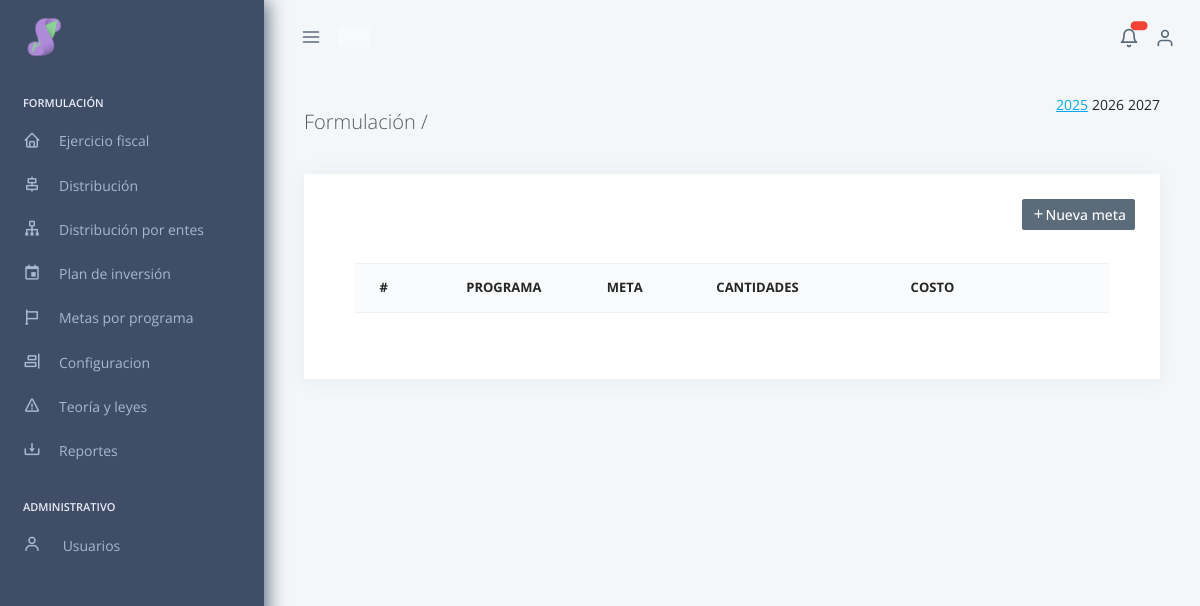
The page /sigob_entes/front/mod_pl_formulacion/form_metas (signed in) on the database its author committed.
### tables this page shows
CREATE TABLE `menu` (
  `id` int(1) NOT NULL,
  `oficina` varchar(255) DEFAULT NULL,
  `categoria` varchar(255) DEFAULT NULL,
  `nombre` varchar(255) DEFAULT NULL,
  `dir` varchar(255) DEFAULT NULL,
  `icono` varchar(255) DEFAULT NULL
);

### front/mod_pl_formulacion/form_metas.php (the view, shortened to what this page needs)
<?php
require_once '../../back/sistema_global/conexion.php';
if (isset($_GET["ejercicio"])) {
  $annio = $_GET["ejercicio"];
} else {
  $annio = '2025';
}
$stmt = mysqli_prepare($conexion, "SELECT * FROM `ejercicio_fiscal` WHERE ano = ?");
$stmt->bind_param('s', $annio);
$stmt->execute();
$result = $stmt->get_result();
if ($result->num_rows > 0) {
  while ($row = $result->fetch_assoc()) {
    $id_ejercicio = $row['id'];
  }
} else {
  $id_ejercicio = 'No';
  $situado = 0;
}
?>
<!DOCTYPE html>
<html lang="es">
<head>
</head>
<?php require_once '../includes/header.php' ?>
<link rel="stylesheet" href="../../src/assets/css/chosen.min.css">
<body data-pc-preset="preset-1" data-pc-sidebar-caption="true" data-pc-direction="ltr" data-pc-theme="light">
  <?php require_once '../includes/menu.php' ?>
  <?php require_once '../includes/top-bar.php' ?>
  <div class="pc-container">
    <div class="pc-content">
      <div class=" d-flex justify-content-between">
        <?php
        $y_d = date('Y') + 1;
        $y_d1 = $y_d - 1;
        $y_d2 = date('Y') + 2;
        ?>
        <h4 class="fw-bold py-3 mb-4">
          <span class="text-muted fw-light">Formulación /</span> <span class="descripcion_pagina"></span>
        </h4>
        <div class="d-flex gap-1">
          <p><a class="pointer <?php echo ($annio == $y_d1 ? 'text-decoration-underline text-primary' : 'text-dark') ?>" href="?ejercicio=<?php echo $y_d1 ?>"><?php echo $y_d1 ?></a></p>
          <p><a class="pointer <?php echo ($annio == $y_d ? 'text-decoration-underline text-primary' : 'text-dark') ?> " href="?ejercicio=<?php echo $y_d ?>"><?php echo $y_d ?></a></p>
          <p><a href="?ejercicio=<?php echo $y_d2 ?>" class="pointer <?php echo ($annio == $y_d2 ? 'text-decoration-underline text-primary' : 'text-dark') ?>"><?php echo $y_d2 ?></a></p>
        </div>
      </div>
      <div class="row ">
        <div class="col-lg-12" id="vista-tabla">
          <div class="card">
            <div class="card-body">
              <div class="d-flex flex-column">
                <div class="card-title mb-auto d-flex justify-content-between">
                  <?php
                  if ($id_ejercicio != 'No') {
                    echo '<button class="btn btn-secondary btn-sm" onclick="nuevaActividad()"><i class="bx bx-plus"></i>Nueva meta</button>';
                  }
                  ?>
                </div>
                <div class="mt-2 card-body">
                  <table class="table" id="table">
                    <thead>
                      <tr>
                        <th>#</th>
                        <th>Programa</th>
                        <th>Meta</th>
                        <th>Cantidades</th>
                        <th>Costo</th>
                        <th></th>
                        <th></th>
                      </tr>
                    </thead>
                  </table>
                </div>
              </div>
            </div>
          </div>
        </div>
      </div>
</body>
</html>

### front/includes/menu.php (shortened to what this page needs)
<nav class="pc-sidebar">
  <div class="navbar-wrapper">
    <div class="m-header">
      <img src="../../src/assets/images/logo.png" width="40px" class="img-fluid logo-lg" alt="logo">
    </div>
    <div class="navbar-content">
      <ul class="pc-navbar">
        <?php
        require_once '../../back/sistema_global/conexion.php';
        $oficinas = [
          1 => 'Nomina',
          2 => 'Registro y control',
          3 => 'Relaciones laborales',
          4 => 'Formulación',
          5 => 'Ejecución Presupuestaria',
          6 => 'Entes'
        ];
        echo ' <li class="pc-item pc-caption">
            <label>' . $oficinas[$_SESSION["u_oficina_id"]] . '</label>
            <i data-feather="sidebar"></i>
          </li>';
        $menu = [];
        $oficina = $_SESSION["u_oficina"];
        $stmt = mysqli_prepare($conexion, "SELECT * FROM `menu` WHERE oficina = ?");
        $stmt->bind_param('s', $oficina);
        $stmt->execute();
        $result = $stmt->get_result();
        if ($result->num_rows > 0) {
          while ($row = $result->fetch_assoc()) {
            $listar = ($_SESSION["u_nivel"] == 1 || isset($_SESSION['permisos'][$row['id']]));
            if ($listar) {
              $item = [
                "tipo" => "item",
                "categoria" => $row['categoria'],
                "icono" => $row['icono'] ?? 'bx-error',
                "enlace" => $row['dir'] ?? '#',
                "nombre" => $row['nombre'] ?? 'Sin nombre',
                "sub-item" => null
              ];
              if (is_null($row['categoria'])) {
                $menu[$row['id']] = $item;
              } else {
                if (!isset($menu[$row['categoria']])) {
                  $menu[$row['categoria']] = [
                    "tipo" => "categoria",
                    "categoria" => $row['categoria'],
                    "icono" => $row['icono'] ?? 'bx-error',
                    "enlace" => null,
                    "nombre" => null,
                    "sub-item" => []
                  ];
                }
                $menu[$row['categoria']]['sub-item'][] = [
                  "enlace" => $row['dir'] ?? '#',
                  "nombre" => $row['nombre'] ?? 'Sin nombre'
                ];
              }
            }
          }
        }
        function generarMenu($menu)
        {
          $url_base = constant('URL') . 'front/';
          foreach ($menu as $item) {
            if ($item['tipo'] == 'item') {
              echo '<li class="pc-item">';
              echo '<a href="' . $url_base . htmlspecialchars($item['enlace']) . '" class="pc-link">';
              echo '<span class="pc-micon"><i class="bx ' . htmlspecialchars($item['icono']) . '"></i></span>';
              echo '<span class="pc-mtext">' . htmlspecialchars($item['nombre']) . '</span>';
              echo '</a>';
              echo '</li>';
            } elseif ($item['tipo'] == 'categoria') {
              echo '<li class="pc-item pc-hasmenu">';
              echo '<a class="pc-link">';
              echo '<span class="pc-micon"><i class="bx ' . htmlspecialchars($item['icono']) . '"></i></span>';
              echo '<span class="pc-mtext">' . htmlspecialchars($item['categoria']) . '</span>';
              echo '</a>';
              echo '</li>';
            }
          }
        }
        generarMenu($menu);
        if ($_SESSION["u_nivel"] == '1') { ?>
          <li class="pc-item pc-caption">
            <label>Administrativo</label>
          </li>
          <li class="pc-item pc-hasmenu">
            <a href="#!" class="pc-link">
              <span class="pc-micon">
                <i class='bx bx-user'></i>
              </span>
              <span class="pc-mtext">Usuarios</span><span class="pc-arrow"><i class="ti ti-chevron-right"></i></span>
            </a>
          </li>
        <?php } ?>
      </ul>
    </div>
  </div>
</nav>

### front/mod_pl_formulacion/form_metas.php (style rules this page uses)
table tr td:nth-child(1), table tr td:nth-child(2), table tr th:nth-child(1), table tr th:nth-child(2), #table-2 tr th:nth-child(5), #table-2 tr td:nth-child(5) { text-align: center !important; }

### rows shown on the page
menu: nombre "Ejercicio fiscal"
menu: nombre "Distribución"
menu: nombre "Distribución por entes"
menu: nombre "Plan de inversión"
menu: nombre "Metas por programa"
menu: nombre "Reportes"

### other values the page prints
$oficinas[$_SESSION["u_oficina_id"]] "FORMULACIÓN"
$item['categoria'] "Configuracion"
$item['categoria'] "Teoría y leyes"
